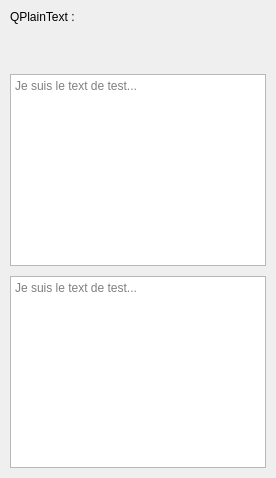
              <widget class="QFrame" name="fr_pte">
               <layout class="QVBoxLayout" name="vlay_pte">
                <property name="spacing">
                 <number>10</number>
                </property>
                <property name="leftMargin">
                 <number>10</number>
                </property>
                <property name="topMargin">
                 <number>10</number>
                </property>
                <property name="rightMargin">
                 <number>10</number>
                </property>
                <property name="bottomMargin">
                 <number>10</number>
                </property>
                <item>
                 <widget class="QLabel" name="lb_pte_demo">
                  <property name="text">
                   <string>QPlainText :</string>
                  </property>
                 </widget>
                </item>
                <item>
                 <spacer name="verticalSpacer_22">
                  <property name="orientation">
                   <enum>Qt::Vertical</enum>
                  </property>
                  <property name="sizeType">
                   <enum>QSizePolicy::Fixed</enum>
                  </property>
                  <property name="sizeHint" stdset="0">
                   <size>
                    <width>20</width>
                    <height>40</height>
                   </size>
                  </property>
                 </spacer>
                </item>
                <item>
                 <widget class="QPlainTextEdit" name="pte_demo_th">
                  <property name="placeholderText">
                   <string>Je suis le text de test...</string>
                  </property>
                 </widget>
                </item>
                <item>
                 <widget class="QPlainTextEdit" name="pte_demo_tr">
                  <property name="placeholderText">
                   <string>Je suis le text de test...</string>
                  </property>
                 </widget>
                </item>
               </layout>
              </widget>
